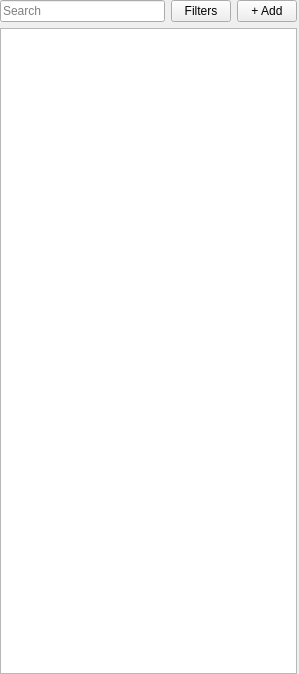
<?xml version="1.0" encoding="UTF-8"?>
<ui version="4.0">
 <class>ATLControlsPanel</class>
 <widget class="QWidget" name="ATLControlsPanel">
  <property name="geometry">
   <rect>
    <x>0</x>
    <y>0</y>
    <width>299</width>
    <height>674</height>
   </rect>
  </property>
  <property name="windowTitle">
   <string>ATL Controls Panel</string>
  </property>
  <property name="icon" stdset="0">
   <iconset resource="AudioControlsEditorUI.qrc">
    <normaloff>:/AudioControlsEditor/Icons/Load_Icon.png</normaloff>:/AudioControlsEditor/Icons/Load_Icon.png</iconset>
  </property>
  <property name="text" stdset="0">
   <string>Reload</string>
  </property>
  <layout class="QVBoxLayout" name="verticalLayout">
   <property name="leftMargin">
    <number>0</number>
   </property>
   <property name="topMargin">
    <number>0</number>
   </property>
   <property name="rightMargin">
    <number>2</number>
   </property>
   <property name="bottomMargin">
    <number>0</number>
   </property>
   <item>
    <layout class="QHBoxLayout" name="horizontalLayout_27" stretch="1,0,0">
     <item>
      <widget class="QLineEdit" name="m_pTextFilter">
       <property name="toolTip">
        <string>Show only controls with this name</string>
       </property>
       <property name="alignment">
        <set>Qt::AlignLeading|Qt::AlignLeft|Qt::AlignVCenter</set>
       </property>
       <property name="placeholderText">
        <string>Search</string>
       </property>
      </widget>
     </item>
     <item>
      <widget class="QPushButton" name="m_pFiltersButton">
       <property name="enabled">
        <bool>true</bool>
       </property>
       <property name="sizePolicy">
        <sizepolicy hsizetype="Minimum" vsizetype="Fixed">
         <horstretch>0</horstretch>
         <verstretch>0</verstretch>
        </sizepolicy>
       </property>
       <property name="maximumSize">
        <size>
         <width>60</width>
         <height>16777215</height>
        </size>
       </property>
       <property name="toolTip">
        <string>Filter controls by type</string>
       </property>
       <property name="text">
        <string>Filters</string>
       </property>
       <property name="checkable">
        <bool>false</bool>
       </property>
       <property name="flat">
        <bool>false</bool>
       </property>
      </widget>
     </item>
     <item>
      <widget class="QPushButton" name="m_pAddButton">
       <property name="maximumSize">
        <size>
         <width>60</width>
         <height>16777215</height>
        </size>
       </property>
       <property name="toolTip">
        <string>Add new folder or control</string>
       </property>
       <property name="text">
        <string>+ Add</string>
       </property>
      </widget>
     </item>
    </layout>
   </item>
   <item>
    <widget class="QAudioControlsTreeView" name="m_pATLControlsTree">
     <property name="editTriggers">
      <set>QAbstractItemView::EditKeyPressed|QAbstractItemView::SelectedClicked</set>
     </property>
     <property name="dragEnabled">
      <bool>true</bool>
     </property>
     <property name="dragDropMode">
      <enum>QAbstractItemView::DragDrop</enum>
     </property>
     <property name="defaultDropAction">
      <enum>Qt::MoveAction</enum>
     </property>
     <property name="selectionMode">
      <enum>QAbstractItemView::ExtendedSelection</enum>
     </property>
     <property name="sortingEnabled">
      <bool>true</bool>
     </property>
     <attribute name="headerVisible">
      <bool>false</bool>
     </attribute>
    </widget>
   </item>
  </layout>
 </widget>
 <customwidgets>
  <customwidget>
   <class>QAudioControlsTreeView</class>
   <extends>QTreeView</extends>
   <header>qaudiocontroltreewidget.h</header>
  </customwidget>
 </customwidgets>
 <resources>
  <include location="AudioControlsEditorUI.qrc"/>
 </resources>
 <connections/>
 <slots>
  <signal>CurrentControlNameChanged(QString)</signal>
  <signal>CurrentControlEditingFinished()</signal>
  <slot>Reload()</slot>
  <slot>SelectedInternalControlChanged(QTreeWidgetItem*,QTreeWidgetItem*)</slot>
  <slot>UpdateAddConnectionMenu(int)</slot>
  <slot>SelectedConnectionChanged(QListWidgetItem*,QListWidgetItem*)</slot>
  <slot>Save()</slot>
  <slot>NewLibrary()</slot>
  <slot>CreateSwitchControl()</slot>
  <slot>CreateTriggerControl()</slot>
  <slot>CreateRTPCControl()</slot>
  <slot>AddEnvironmentsLibrary()</slot>
  <slot>CreateEnvironmentsControl()</slot>
  <slot>UpdateSelectedConnection()</slot>
  <slot>AddPreloadLibrary()</slot>
  <slot>CreatePreloadControl()</slot>
  <slot>CurrentConnectionGroupChanged(QString)</slot>
  <slot>SetScopeForCurrentControl(QString)</slot>
  <slot>SetSelectedControlName(QString)</slot>
  <slot>SetAutoLoadForCurrentControl(bool)</slot>
  <slot>UpdateControlData()</slot>
  <slot>ShowExtraColumns(bool)</slot>
 </slots>
</ui>
